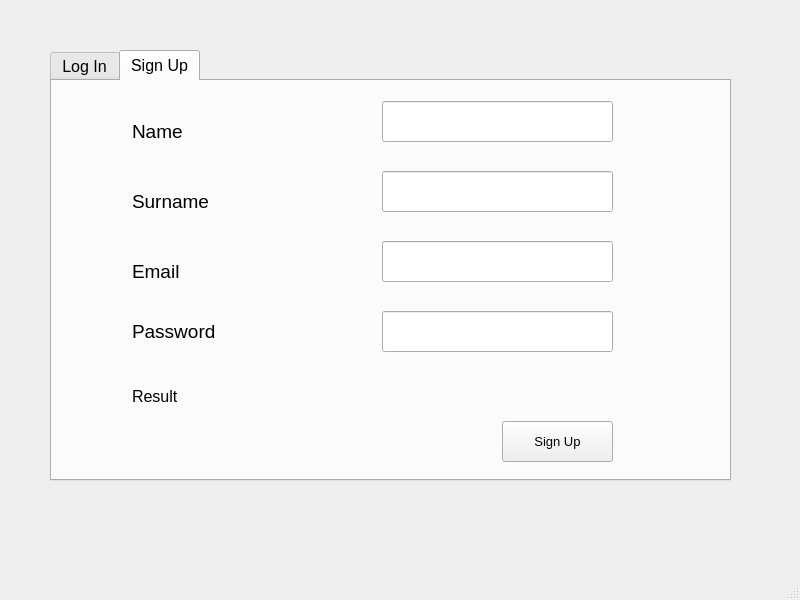
<?xml version="1.0" encoding="UTF-8"?>
<ui version="4.0">
 <class>MainWindow</class>
 <widget class="QMainWindow" name="MainWindow">
  <property name="geometry">
   <rect>
    <x>0</x>
    <y>0</y>
    <width>800</width>
    <height>600</height>
   </rect>
  </property>
  <property name="windowTitle">
   <string>MainWindow</string>
  </property>
  <widget class="QWidget" name="centralwidget">
   <widget class="QTabWidget" name="tabWidget">
    <property name="geometry">
     <rect>
      <x>50</x>
      <y>50</y>
      <width>681</width>
      <height>431</height>
     </rect>
    </property>
    <property name="font">
     <font>
      <pointsize>12</pointsize>
     </font>
    </property>
    <property name="statusTip">
     <string/>
    </property>
    <property name="accessibleName">
     <string/>
    </property>
    <property name="currentIndex">
     <number>1</number>
    </property>
    <property name="documentMode">
     <bool>false</bool>
    </property>
    <property name="tabsClosable">
     <bool>false</bool>
    </property>
    <widget class="QWidget" name="tab">
     <attribute name="title">
      <string>Log In</string>
     </attribute>
     <widget class="QLabel" name="log_password_label">
      <property name="geometry">
       <rect>
        <x>80</x>
        <y>180</y>
        <width>141</width>
        <height>21</height>
       </rect>
      </property>
      <property name="font">
       <font>
        <pointsize>14</pointsize>
       </font>
      </property>
      <property name="text">
       <string>Password</string>
      </property>
     </widget>
     <widget class="QPushButton" name="login_pushButton">
      <property name="geometry">
       <rect>
        <x>420</x>
        <y>330</y>
        <width>101</width>
        <height>41</height>
       </rect>
      </property>
      <property name="font">
       <font>
        <pointsize>10</pointsize>
       </font>
      </property>
      <property name="text">
       <string>Log In</string>
      </property>
     </widget>
     <widget class="QLineEdit" name="log_email_lineEdit">
      <property name="geometry">
       <rect>
        <x>290</x>
        <y>50</y>
        <width>241</width>
        <height>41</height>
       </rect>
      </property>
      <property name="statusTip">
       <string notr="true"/>
      </property>
     </widget>
     <widget class="QLabel" name="log_email_label">
      <property name="geometry">
       <rect>
        <x>80</x>
        <y>60</y>
        <width>131</width>
        <height>21</height>
       </rect>
      </property>
      <property name="font">
       <font>
        <pointsize>14</pointsize>
       </font>
      </property>
      <property name="text">
       <string>Email</string>
      </property>
     </widget>
     <widget class="QLineEdit" name="log_password_lineEdit">
      <property name="geometry">
       <rect>
        <x>290</x>
        <y>160</y>
        <width>241</width>
        <height>41</height>
       </rect>
      </property>
      <property name="toolTipDuration">
       <number>-1</number>
      </property>
      <property name="inputMethodHints">
       <set>Qt::ImhHiddenText|Qt::ImhNoAutoUppercase|Qt::ImhNoPredictiveText|Qt::ImhSensitiveData</set>
      </property>
      <property name="maxLength">
       <number>8</number>
      </property>
      <property name="echoMode">
       <enum>QLineEdit::Password</enum>
      </property>
     </widget>
     <widget class="QLabel" name="log_result_label">
      <property name="geometry">
       <rect>
        <x>80</x>
        <y>260</y>
        <width>451</width>
        <height>21</height>
       </rect>
      </property>
      <property name="text">
       <string>Result</string>
      </property>
     </widget>
    </widget>
    <widget class="QWidget" name="tab_2">
     <attribute name="title">
      <string>Sign Up</string>
     </attribute>
     <widget class="QLabel" name="sign_password_label">
      <property name="geometry">
       <rect>
        <x>80</x>
        <y>240</y>
        <width>141</width>
        <height>21</height>
       </rect>
      </property>
      <property name="font">
       <font>
        <pointsize>14</pointsize>
       </font>
      </property>
      <property name="text">
       <string>Password</string>
      </property>
     </widget>
     <widget class="QPushButton" name="signup_pushButton">
      <property name="geometry">
       <rect>
        <x>450</x>
        <y>340</y>
        <width>111</width>
        <height>41</height>
       </rect>
      </property>
      <property name="font">
       <font>
        <pointsize>10</pointsize>
       </font>
      </property>
      <property name="text">
       <string>Sign Up</string>
      </property>
     </widget>
     <widget class="QLineEdit" name="sign_name_lineEdit">
      <property name="geometry">
       <rect>
        <x>330</x>
        <y>20</y>
        <width>231</width>
        <height>41</height>
       </rect>
      </property>
     </widget>
     <widget class="QLabel" name="sign_name_label">
      <property name="geometry">
       <rect>
        <x>80</x>
        <y>40</y>
        <width>121</width>
        <height>21</height>
       </rect>
      </property>
      <property name="font">
       <font>
        <pointsize>14</pointsize>
       </font>
      </property>
      <property name="text">
       <string>Name</string>
      </property>
     </widget>
     <widget class="QLineEdit" name="sign_password_lineEdit">
      <property name="geometry">
       <rect>
        <x>330</x>
        <y>230</y>
        <width>231</width>
        <height>41</height>
       </rect>
      </property>
     </widget>
     <widget class="QLabel" name="sign_surname_label">
      <property name="geometry">
       <rect>
        <x>80</x>
        <y>110</y>
        <width>121</width>
        <height>21</height>
       </rect>
      </property>
      <property name="font">
       <font>
        <pointsize>14</pointsize>
       </font>
      </property>
      <property name="text">
       <string>Surname</string>
      </property>
     </widget>
     <widget class="QLabel" name="sign_email_label">
      <property name="geometry">
       <rect>
        <x>80</x>
        <y>180</y>
        <width>121</width>
        <height>21</height>
       </rect>
      </property>
      <property name="font">
       <font>
        <pointsize>14</pointsize>
       </font>
      </property>
      <property name="text">
       <string>Email</string>
      </property>
     </widget>
     <widget class="QLineEdit" name="sign_email_lineEdit">
      <property name="geometry">
       <rect>
        <x>330</x>
        <y>160</y>
        <width>231</width>
        <height>41</height>
       </rect>
      </property>
     </widget>
     <widget class="QLineEdit" name="sign_surname_lineEdit">
      <property name="geometry">
       <rect>
        <x>330</x>
        <y>90</y>
        <width>231</width>
        <height>41</height>
       </rect>
      </property>
     </widget>
     <widget class="QLabel" name="sign_result_label">
      <property name="geometry">
       <rect>
        <x>80</x>
        <y>300</y>
        <width>481</width>
        <height>31</height>
       </rect>
      </property>
      <property name="text">
       <string>Result</string>
      </property>
     </widget>
    </widget>
   </widget>
  </widget>
  <widget class="QMenuBar" name="menubar">
   <property name="geometry">
    <rect>
     <x>0</x>
     <y>0</y>
     <width>800</width>
     <height>26</height>
    </rect>
   </property>
  </widget>
  <widget class="QStatusBar" name="statusbar"/>
 </widget>
 <resources/>
 <connections/>
</ui>
